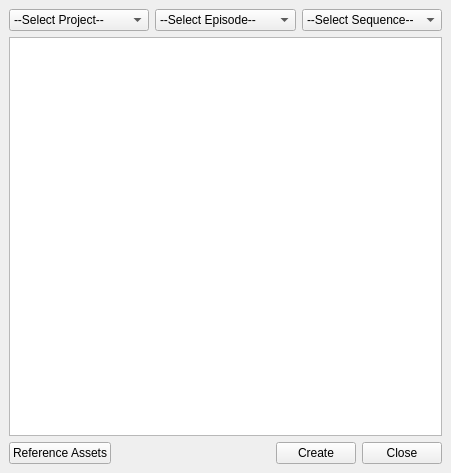
<?xml version="1.0" encoding="UTF-8"?>
<ui version="4.0">
 <class>MainWindow</class>
 <widget class="QMainWindow" name="MainWindow">
  <property name="geometry">
   <rect>
    <x>0</x>
    <y>0</y>
    <width>451</width>
    <height>473</height>
   </rect>
  </property>
  <property name="windowTitle">
   <string>MainWindow</string>
  </property>
  <property name="styleSheet">
   <string/>
  </property>
  <widget class="QWidget" name="centralwidget">
   <layout class="QVBoxLayout" name="verticalLayout">
    <item>
     <layout class="QHBoxLayout" name="seqLayout">
      <item>
       <widget class="QComboBox" name="projectBox">
        <item>
         <property name="text">
          <string>--Select Project--</string>
         </property>
        </item>
       </widget>
      </item>
      <item>
       <widget class="QComboBox" name="epBox">
        <item>
         <property name="text">
          <string>--Select Episode--</string>
         </property>
        </item>
       </widget>
      </item>
      <item>
       <widget class="QComboBox" name="seqBox">
        <item>
         <property name="text">
          <string>--Select Sequence--</string>
         </property>
        </item>
       </widget>
      </item>
     </layout>
    </item>
    <item>
     <widget class="QTextEdit" name="statusBox">
      <property name="enabled">
       <bool>true</bool>
      </property>
      <property name="styleSheet">
       <string/>
      </property>
      <property name="lineWrapMode">
       <enum>QTextEdit::NoWrap</enum>
      </property>
      <property name="readOnly">
       <bool>true</bool>
      </property>
     </widget>
    </item>
    <item>
     <layout class="QHBoxLayout" name="horizontalLayout_3">
      <item>
       <widget class="QPushButton" name="addAssetsButton">
        <property name="minimumSize">
         <size>
          <width>75</width>
          <height>0</height>
         </size>
        </property>
        <property name="toolTip">
         <string>Add Assets for the specified Sequence</string>
        </property>
        <property name="text">
         <string>Reference Assets</string>
        </property>
       </widget>
      </item>
      <item>
       <spacer name="horizontalSpacer">
        <property name="orientation">
         <enum>Qt::Horizontal</enum>
        </property>
        <property name="sizeHint" stdset="0">
         <size>
          <width>40</width>
          <height>20</height>
         </size>
        </property>
       </spacer>
      </item>
      <item>
       <widget class="QPushButton" name="createButton">
        <property name="minimumSize">
         <size>
          <width>75</width>
          <height>0</height>
         </size>
        </property>
        <property name="text">
         <string>Create</string>
        </property>
       </widget>
      </item>
      <item>
       <widget class="QPushButton" name="closeButton">
        <property name="minimumSize">
         <size>
          <width>75</width>
          <height>0</height>
         </size>
        </property>
        <property name="text">
         <string>Close</string>
        </property>
       </widget>
      </item>
     </layout>
    </item>
   </layout>
  </widget>
 </widget>
 <resources/>
 <connections>
  <connection>
   <sender>closeButton</sender>
   <signal>clicked()</signal>
   <receiver>MainWindow</receiver>
   <slot>close()</slot>
   <hints>
    <hint type="sourcelabel">
     <x>604</x>
     <y>731</y>
    </hint>
    <hint type="destinationlabel">
     <x>159</x>
     <y>601</y>
    </hint>
   </hints>
  </connection>
 </connections>
</ui>
